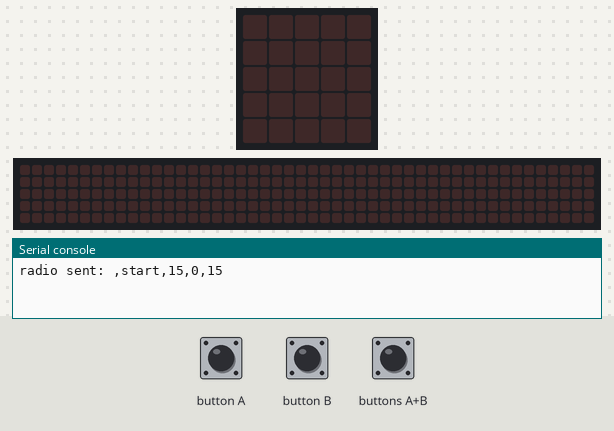
Simulated run of this program. Board: BBC micro:bit running MicroPython. Parts: the board's 5×5 LED display, a strip that is not on the board, showing the scrolling text unrolled, the last lines printed to the serial console. The inputs (shaded band) are chosen by the test bench. No radio messages arrive unless stated (any console line starting 'radio sent:' is added by the test bench); the 48×5 strip is a reading aid, not a part: it shows the text the display is scrolling, unrolled, one strip-width of it at a time.

Above: at 1.2 s.
1.3 s: buttons A+B pressed for 0.15 s
At 2.77 s:
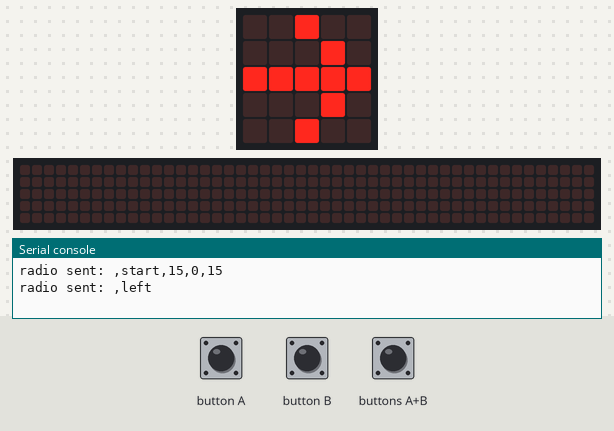
4.3 s: buttons A+B pressed for 1 s
At 4.42 s:
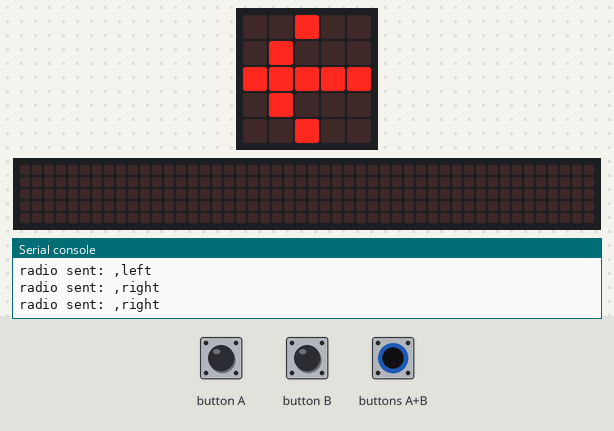
7.3 s: buttons A+B pressed for 3.2 s
At 7.62 s:
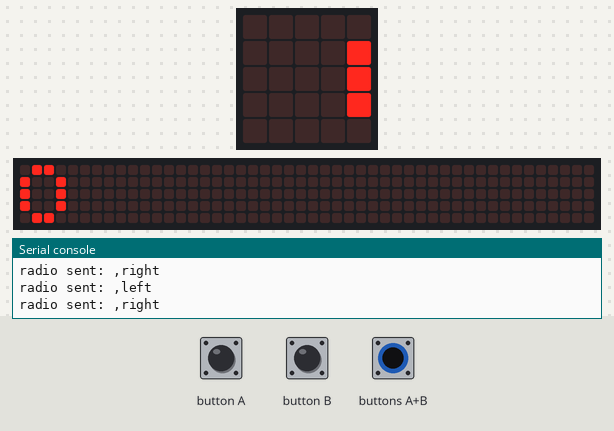
Timing chart, 0 to 10.3 s (numbered marks = the images above; inputs shaded):
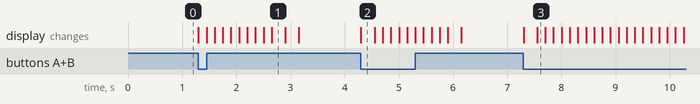

Measured:
- after the input at 1.3 s, the display: first changes at once (image 1 shows a later state)
- after the input at 4.3 s, the display: changes at once (image 2)
- after the input at 7.3 s, the display: first changes at once (image 3 shows a later state)

The program:

ghost_client.py
```python
# ghost_chasers
# Send messages to ghost_server to move chasers

# import microbit libraries
from microbit import *

# Import radio libraries
import radio

# Turn the radio on
radio.on()

# Set the chaser name by entering some characters
# between the quotes, e.g. "guido"
name = ""

# Set the RGB values for the chaser colour
# Set each colour to a number between 0 and 15
# e.g.
red = 15
green = 0
blue = 15

# Reset the score
score = 0

# Tell the server about this chaser
radio.send(name + ",start," + str(red) + "," + str(green) + "," + str(blue))

# Event loop, listens for incoming message
while True:
    # Check radio for score update
    # Read any incoming messages.
    incoming = radio.receive()
    if incoming is not None:
        bits = str(incoming).strip().split(",")
        if len(bits) >= 2:
            if bits[0] == name:
                if bits[1] == 'score':
                    score = int(bits[2])

    message = ""

    # Button A left, b right
    if button_a.is_pressed() and button_b.is_pressed():
        display.scroll(str(score))
    elif button_a.was_pressed():
        message = "left"
        image = Image.ARROW_E
    elif button_b.was_pressed():
        message = "right"
        image = Image.ARROW_W

    if (message != ''):
        display.show(image)

        # Send the message using the radio send function
        radio.send(name + "," + message)

        sleep(250)
        display.clear()
```
